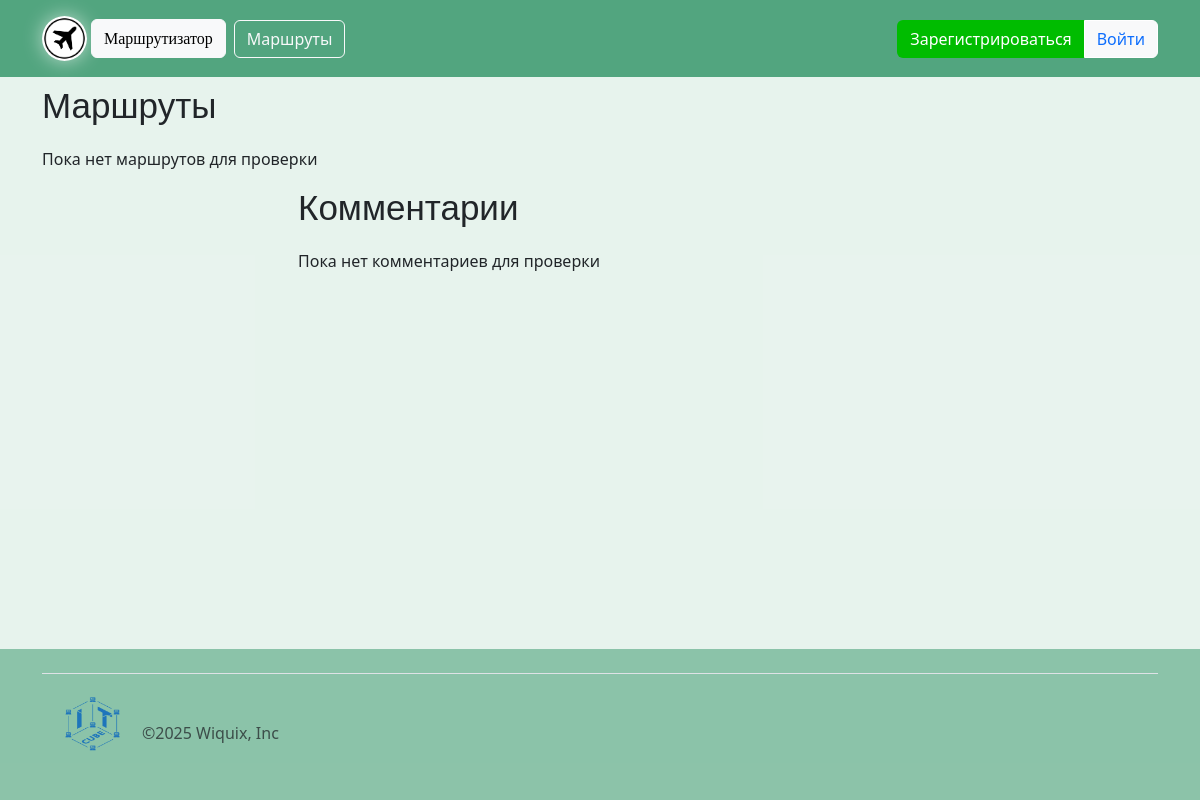
Before: /moderation with the older database file.
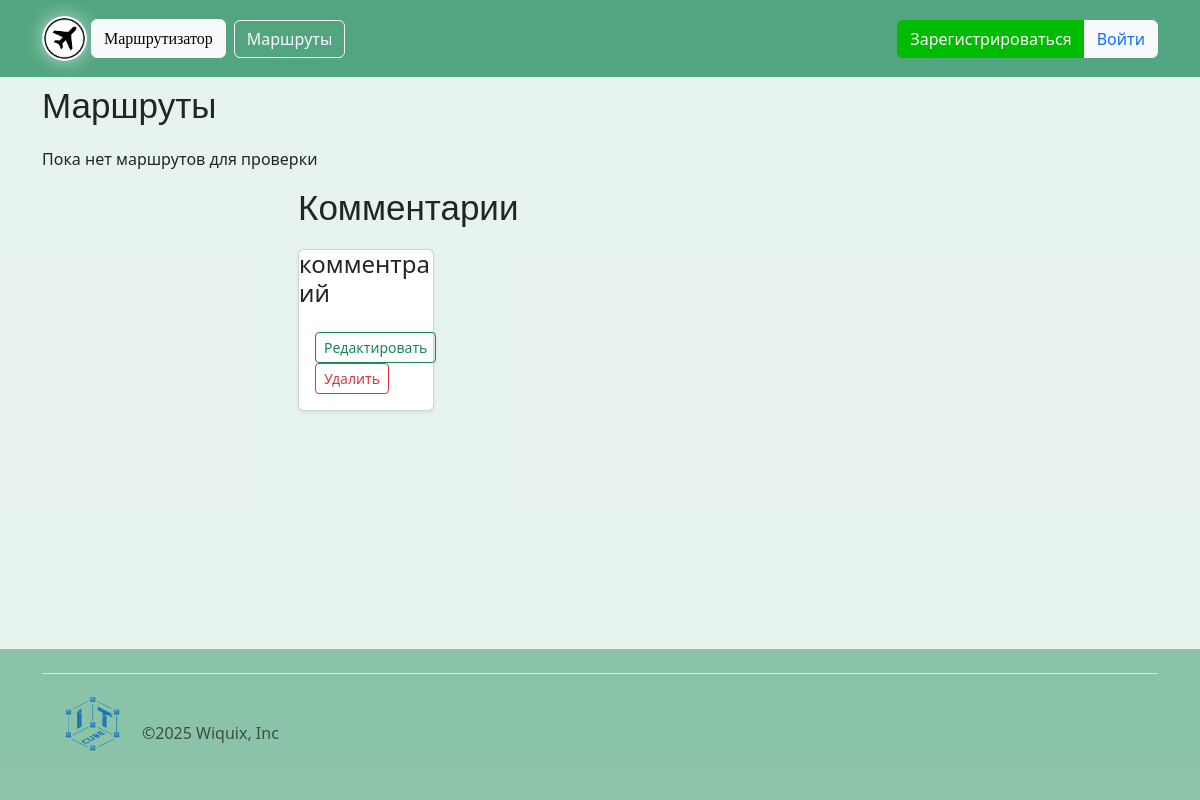
After: the same page with the newer database file.
### instance/DataBase.py (models this page shows)
class Comments(db.Model, UserMixin):
    id = db.Column(db.Integer, primary_key=True)
    user_id = db.Column(db.Integer)
    route_id = db.Column(db.Integer)
    text = db.Column(db.String)
    check_admin = db.Column(db.Integer)

### main.py (the view)
@app.route('/moderation')
@limiter.limit("5 per 20 seconds")
def moderation():
    routes = Routes.query.filter(Routes.check_admin == 0).all()
    comments = Comments.query.filter(Comments.check_admin == 0).all()
    return render_template("moderation.html", routes=routes, comments=comments)

### templates/moderation.html (shortened to what this page needs)
{% extends 'base.html' %}
{% block main %}
  <h2>Маршруты</h2>
  {% if routes|length > 0 %}
  <div class="row row-cols-1 row-cols-sm-6 row-cols-md-6 g-3">
      {% for i in range(routes|length) %}
        <div class="col">
          <div class="card shadow-sm">
            <div><h4>{{ routes[i].title }}</h4></div>
            <div class="card-body">
              <div class="d-flex justify-content-between align-items-center">
                <div>
                  <a href="/edit_route/{{ routes[i].id }}"><button type="button" class="btn btn-sm btn-outline-success">Редактировать</button></a>
                  <a href="/delete_route/{{ routes[i].id }}"><button type="button" class="btn btn-sm btn-outline-danger">Удалить</button></a>
                </div>
              </div>
            </div>
          </div>
        </div>
      {% endfor %}
    {% else %}
            <p>Пока нет маршрутов для проверки</p>
            {% endif %}
      </div>
  <div style="margin-left:290px">
  <h2 >Комментарии</h2>
    {% if comments|length > 0 %}
    <div class="row row-cols-1 row-cols-sm-6 row-cols-md-6 g-3">
        {% for i in range(comments|length) %}
          <div class="col">
            <div class="card shadow-sm">
              <div><h4>{{ comments[i].text }}</h4></div>
              <div class="card-body">
                <div class="d-flex justify-content-between align-items-center">
                  <div>
                    <a href="/edit_comment/{{ comments[i].id }}"><button type="button" class="btn btn-sm btn-outline-success">Редактировать</button></a>
                    <a href="/delete_comment/{{ comments[i].id }}"><button type="button" class="btn btn-sm btn-outline-danger">Удалить</button></a>
                  </div>
                </div>
              </div>
            </div>
          </div>
        {% endfor %}
      {% else %}
              <p>Пока нет комментариев для проверки</p>
              {% endif %}
        </div>
    </div>
{% endblock %}

Changed rows visible on the page:
added Comments: text "комментраий"
Other visible differences:
new list line: "Редактировать Удалить"
text no longer shown: "Пока нет комментариев для проверки"
